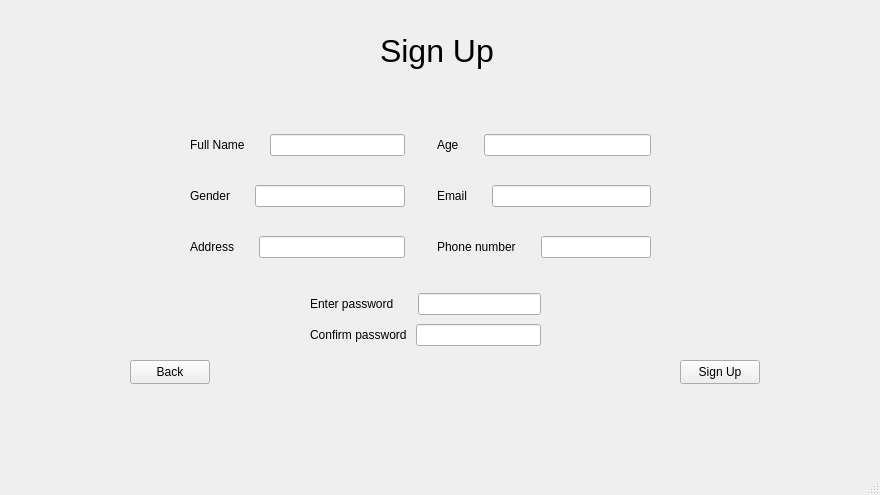
<?xml version="1.0" encoding="UTF-8"?>
<ui version="4.0">
 <class>patientsignup</class>
 <widget class="QMainWindow" name="patientsignup">
  <property name="geometry">
   <rect>
    <x>0</x>
    <y>0</y>
    <width>880</width>
    <height>495</height>
   </rect>
  </property>
  <property name="windowTitle">
   <string>MainWindow</string>
  </property>
  <widget class="QWidget" name="centralwidget">
   <widget class="QLabel" name="label">
    <property name="geometry">
     <rect>
      <x>380</x>
      <y>20</y>
      <width>121</width>
      <height>61</height>
     </rect>
    </property>
    <property name="font">
     <font>
      <pointsize>24</pointsize>
     </font>
    </property>
    <property name="text">
     <string>Sign Up</string>
    </property>
   </widget>
   <widget class="QPushButton" name="pushButton">
    <property name="geometry">
     <rect>
      <x>130</x>
      <y>360</y>
      <width>80</width>
      <height>24</height>
     </rect>
    </property>
    <property name="text">
     <string>Back</string>
    </property>
   </widget>
   <widget class="QPushButton" name="pushButton_2">
    <property name="geometry">
     <rect>
      <x>680</x>
      <y>360</y>
      <width>80</width>
      <height>24</height>
     </rect>
    </property>
    <property name="text">
     <string>Sign Up</string>
    </property>
   </widget>
   <widget class="QWidget" name="layoutWidget">
    <property name="geometry">
     <rect>
      <x>190</x>
      <y>130</y>
      <width>461</width>
      <height>132</height>
     </rect>
    </property>
    <layout class="QHBoxLayout" name="horizontalLayout_7">
     <property name="spacing">
      <number>32</number>
     </property>
     <item>
      <layout class="QVBoxLayout" name="verticalLayout">
       <property name="spacing">
        <number>25</number>
       </property>
       <item>
        <layout class="QHBoxLayout" name="horizontalLayout">
         <item>
          <widget class="QLabel" name="label_2">
           <property name="text">
            <string>Full Name</string>
           </property>
          </widget>
         </item>
         <item>
          <widget class="QLineEdit" name="name"/>
         </item>
        </layout>
       </item>
       <item>
        <layout class="QHBoxLayout" name="horizontalLayout_3">
         <item>
          <widget class="QLabel" name="label_4">
           <property name="text">
            <string>Gender</string>
           </property>
          </widget>
         </item>
         <item>
          <widget class="QLineEdit" name="gender"/>
         </item>
        </layout>
       </item>
       <item>
        <layout class="QHBoxLayout" name="horizontalLayout_5">
         <item>
          <widget class="QLabel" name="label_6">
           <property name="text">
            <string>Address</string>
           </property>
          </widget>
         </item>
         <item>
          <widget class="QLineEdit" name="address"/>
         </item>
        </layout>
       </item>
      </layout>
     </item>
     <item>
      <layout class="QVBoxLayout" name="verticalLayout_2">
       <property name="spacing">
        <number>25</number>
       </property>
       <item>
        <layout class="QHBoxLayout" name="horizontalLayout_2">
         <item>
          <widget class="QLabel" name="label_3">
           <property name="text">
            <string>Age</string>
           </property>
          </widget>
         </item>
         <item>
          <widget class="QLineEdit" name="age"/>
         </item>
        </layout>
       </item>
       <item>
        <layout class="QHBoxLayout" name="horizontalLayout_4">
         <item>
          <widget class="QLabel" name="label_5">
           <property name="text">
            <string>Email</string>
           </property>
          </widget>
         </item>
         <item>
          <widget class="QLineEdit" name="email"/>
         </item>
        </layout>
       </item>
       <item>
        <layout class="QHBoxLayout" name="horizontalLayout_6">
         <item>
          <widget class="QLabel" name="label_7">
           <property name="text">
            <string>Phone number</string>
           </property>
          </widget>
         </item>
         <item>
          <widget class="QLineEdit" name="phone"/>
         </item>
        </layout>
       </item>
      </layout>
     </item>
    </layout>
   </widget>
   <widget class="QWidget" name="layoutWidget">
    <property name="geometry">
     <rect>
      <x>310</x>
      <y>290</y>
      <width>231</width>
      <height>61</height>
     </rect>
    </property>
    <layout class="QVBoxLayout" name="verticalLayout_3">
     <item>
      <layout class="QHBoxLayout" name="horizontalLayout_8">
       <property name="spacing">
        <number>24</number>
       </property>
       <item>
        <widget class="QLabel" name="label_8">
         <property name="text">
          <string>Enter password</string>
         </property>
        </widget>
       </item>
       <item>
        <widget class="QLineEdit" name="password"/>
       </item>
      </layout>
     </item>
     <item>
      <layout class="QHBoxLayout" name="horizontalLayout_9">
       <item>
        <widget class="QLabel" name="label_9">
         <property name="text">
          <string>Confirm password </string>
         </property>
        </widget>
       </item>
       <item>
        <widget class="QLineEdit" name="cpassword"/>
       </item>
      </layout>
     </item>
    </layout>
   </widget>
  </widget>
  <widget class="QMenuBar" name="menubar">
   <property name="geometry">
    <rect>
     <x>0</x>
     <y>0</y>
     <width>880</width>
     <height>21</height>
    </rect>
   </property>
  </widget>
  <widget class="QStatusBar" name="statusbar"/>
 </widget>
 <resources/>
 <connections/>
</ui>
